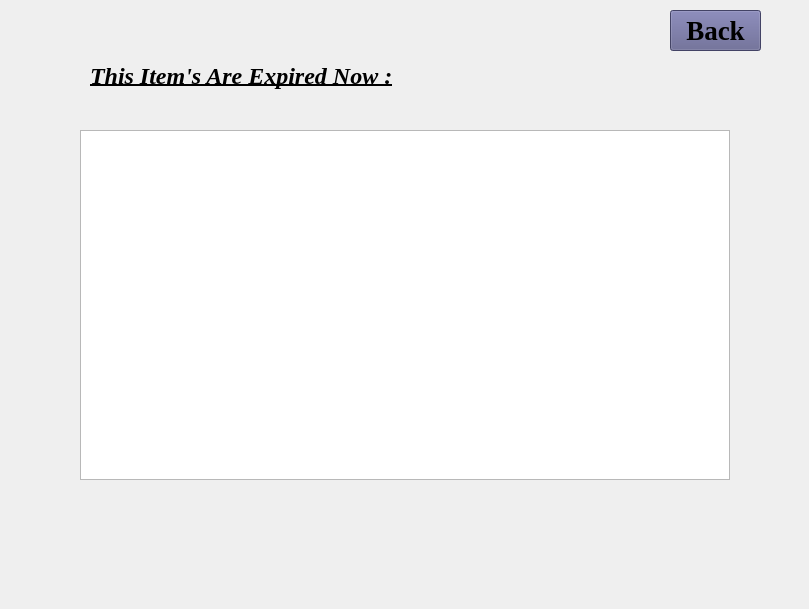
    <widget class="QWidget" name="Expired_item">
     <widget class="QLabel" name="expired_item_txt">
      <property name="geometry">
       <rect>
        <x>90</x>
        <y>60</y>
        <width>311</width>
        <height>31</height>
       </rect>
      </property>
      <property name="font">
       <font>
        <family>Times New Roman</family>
        <pointsize>18</pointsize>
        <italic>true</italic>
        <bold>true</bold>
        <underline>true</underline>
       </font>
      </property>
      <property name="text">
       <string>This Item's Are Expired Now :</string>
      </property>
     </widget>
     <widget class="QLabel" name="expired_item_label">
      <property name="geometry">
       <rect>
        <x>0</x>
        <y>0</y>
        <width>800</width>
        <height>600</height>
       </rect>
      </property>
      <property name="font">
       <font>
        <family>Times New Roman</family>
        <pointsize>9</pointsize>
       </font>
      </property>
      <property name="text">
       <string/>
      </property>
      <property name="pixmap">
       <pixmap resource="ABCD.qrc">:/pic/pic/pexels-brett-sayles-4619529.jpg</pixmap>
      </property>
      <property name="scaledContents">
       <bool>true</bool>
      </property>
     </widget>
     <widget class="QTableView" name="expired_item_table">
      <property name="geometry">
       <rect>
        <x>80</x>
        <y>130</y>
        <width>650</width>
        <height>350</height>
       </rect>
      </property>
     </widget>
     <widget class="QPushButton" name="expired_item_back_button">
      <property name="geometry">
       <rect>
        <x>670</x>
        <y>10</y>
        <width>91</width>
        <height>41</height>
       </rect>
      </property>
      <property name="font">
       <font>
        <family>Times New Roman</family>
        <pointsize>20</pointsize>
        <bold>true</bold>
       </font>
      </property>
      <property name="styleSheet">
       <string notr="true">color: rgb(0, 0, 0);
background-color: rgb(94, 94, 141);</string>
      </property>
      <property name="text">
       <string>Back</string>
      </property>
     </widget>
     <zorder>expired_item_label</zorder>
     <zorder>expired_item_table</zorder>
     <zorder>expired_item_txt</zorder>
     <zorder>expired_item_back_button</zorder>
    </widget>
